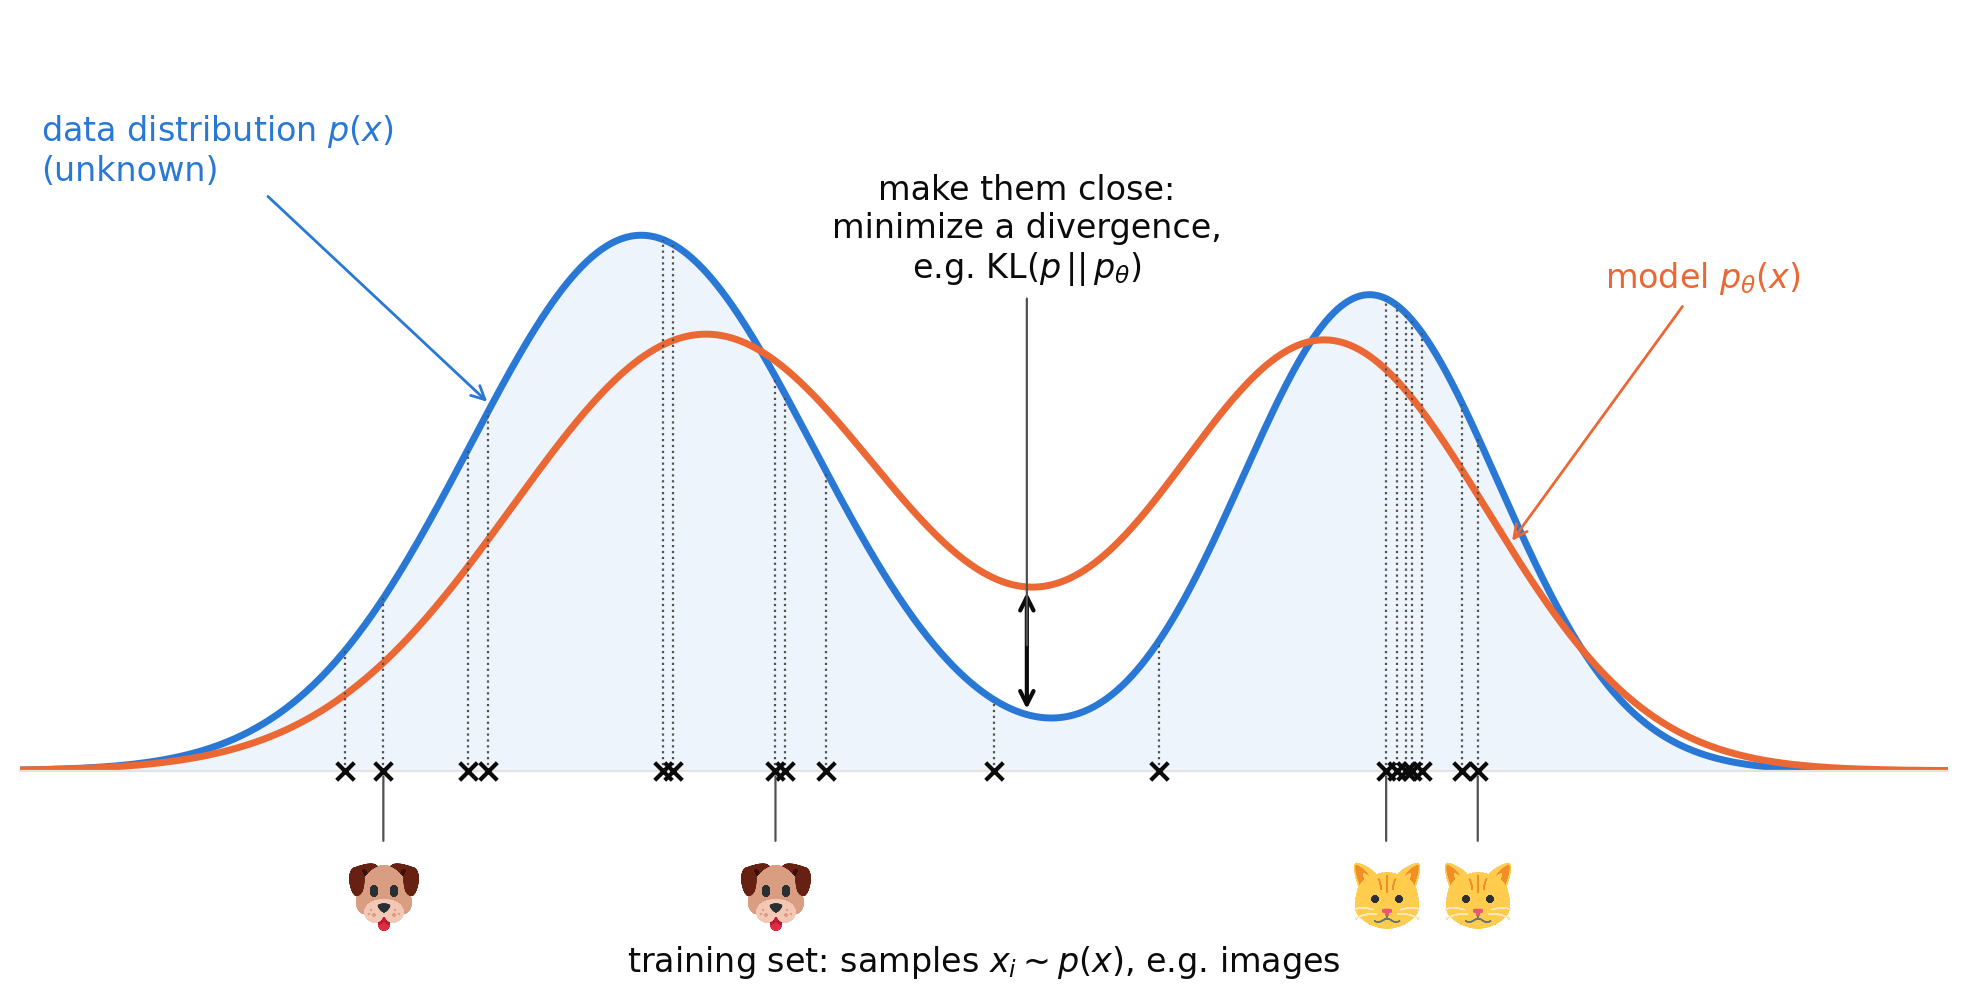

The script that saved this image:
"""The common thread of the book: fitting a model p_theta to an unknown data distribution p (introduction).

A bimodal data distribution p(x) (dog images on one mode, cat images on the other), known only through samples
(the training set), and a parameterized model p_theta(x) to bring as close as possible to it, as measured by a
divergence. Redrawn after a figure of the author's introductory AI lecture.
Icons: Twemoji (https://github.com/jdecked/twemoji), CC-BY 4.0.

Run from anywhere: `python src/img/common-thread.py` writes `common-thread.png` next to this file.
"""

from pathlib import Path

import matplotlib.pyplot as plt
import numpy as np
from matplotlib.offsetbox import AnnotationBbox, OffsetImage


def gaussian(x, mu, s):
    return np.exp(-((x - mu) ** 2) / (2 * s**2)) / np.sqrt(2 * np.pi * s**2)


DATA = [(0.6, -1.6, 0.8), (0.4, 1.8, 0.6)]  # (weight, mean, std): dogs, cats
MODEL = [(0.55, -1.3, 0.9), (0.45, 1.6, 0.75)]  # a slightly different mixture
N = 18


def mixture(x, components):
    return sum(w * gaussian(x, m, s) for w, m, s in components)


rng = np.random.default_rng(2)
k = rng.choice(2, size=N, p=[DATA[0][0], DATA[1][0]])
samples = np.sort(np.array([DATA[i][1] for i in k]) + np.array([DATA[i][2] for i in k]) * rng.normal(size=N))

# Palette: categorical slots 1-2 of the dataviz reference palette, plus text/grid tokens
DATA_COLOR, MODEL_COLOR = "#2a78d6", "#eb6834"
TEXT, MUTED, GRID = "#0b0b0b", "#52514e", "#e4e3df"

plt.rcParams.update({
    "font.size": 12,
    "text.color": TEXT,
    "axes.labelcolor": MUTED,
    "xtick.color": MUTED,
    "ytick.color": MUTED,
    "axes.edgecolor": GRID,
})

fig, ax = plt.subplots(figsize=(10, 5.2))
x = np.linspace(-4.5, 4.5, 800)
p, q = mixture(x, DATA), mixture(x, MODEL)
ax.plot(x, p, color=DATA_COLOR, lw=2.5)
ax.plot(x, q, color=MODEL_COLOR, lw=2.5)
ax.fill_between(x, p, color=DATA_COLOR, alpha=0.08, lw=0)

# Samples of the data distribution: crosses on the axis, dashed lines up to the density
ax.vlines(samples, 0, mixture(samples, DATA), color=MUTED, lw=0.8, ls=":")
ax.scatter(samples, np.zeros(N), marker="x", color=TEXT, s=40, lw=1.5, zorder=3, clip_on=False)

# Labels
ax.annotate("data distribution $p(x)$\n(unknown)", xy=(-2.3, mixture(-2.3, DATA)), xytext=(-4.4, 0.33),
            color=DATA_COLOR, arrowprops={"arrowstyle": "->", "color": DATA_COLOR})
ax.annotate("model $p_\\theta(x)$", xy=(2.45, mixture(2.45, MODEL)), xytext=(2.9, 0.27),
            color=MODEL_COLOR, arrowprops={"arrowstyle": "->", "color": MODEL_COLOR})
xv = 0.2  # the two curves differ most in the valley between the modes
ax.annotate("", xy=(xv, mixture(xv, DATA)), xytext=(xv, mixture(xv, MODEL)),
            arrowprops={"arrowstyle": "<->", "color": TEXT, "lw": 1.5})
ax.annotate("make them close:\nminimize a divergence,\ne.g. KL$(p \\, || \\, p_\\theta)$",
            xy=(xv, 0.5 * (mixture(xv, DATA) + mixture(xv, MODEL))), xytext=(xv, 0.27), ha="center", va="bottom",
            color=TEXT, arrowprops={"arrowstyle": "-", "color": MUTED, "lw": 0.8})

# A few samples illustrated by icons
icons = {name: plt.imread(Path(__file__).parent / f"twemoji-{name}.png") for name in ["dog", "cat"]}
for xi, name in [(samples[1], "dog"), (samples[6], "dog"), (samples[-7], "cat"), (samples[-1], "cat")]:
    ax.add_artist(AnnotationBbox(OffsetImage(icons[name], zoom=0.1), (xi, 0), xybox=(0, -45),
                                 xycoords="data", boxcoords="offset points", frameon=False,
                                 arrowprops={"arrowstyle": "-", "color": MUTED, "lw": 0.8}))

ax.set_xlim(-4.5, 4.5)
ax.set_ylim(0, 0.42)
ax.set_xticks([])
ax.set_yticks([])
ax.set_xlabel("training set: samples $x_i \\sim p(x)$, e.g. images", labelpad=62, color=TEXT)
for side in ["top", "right", "left"]:
    ax.spines[side].set_visible(False)

fig.tight_layout()
fig.savefig(Path(__file__).with_suffix(".png"), dpi=200, bbox_inches="tight", facecolor="white")
